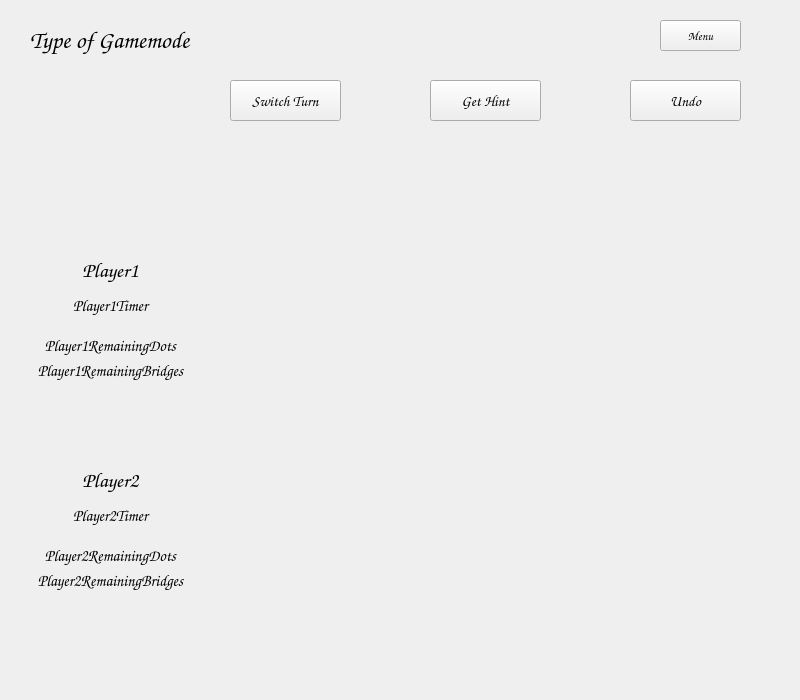
<?xml version="1.0" encoding="UTF-8"?>
<ui version="4.0">
 <class>GameScreenWidget</class>
 <widget class="QWidget" name="GameScreenWidget">
  <property name="geometry">
   <rect>
    <x>0</x>
    <y>0</y>
    <width>800</width>
    <height>700</height>
   </rect>
  </property>
  <property name="windowTitle">
   <string>Form</string>
  </property>
  <widget class="QLabel" name="gamemodeLabel">
   <property name="geometry">
    <rect>
     <x>30</x>
     <y>0</y>
     <width>291</width>
     <height>81</height>
    </rect>
   </property>
   <property name="font">
    <font>
     <family>Comic Sans MS</family>
     <pointsize>18</pointsize>
    </font>
   </property>
   <property name="text">
    <string>Type of Gamemode</string>
   </property>
  </widget>
  <widget class="QPushButton" name="menuButton">
   <property name="geometry">
    <rect>
     <x>660</x>
     <y>20</y>
     <width>81</width>
     <height>31</height>
    </rect>
   </property>
   <property name="font">
    <font>
     <family>Comic Sans MS</family>
     <pointsize>9</pointsize>
    </font>
   </property>
   <property name="text">
    <string>Menu</string>
   </property>
  </widget>
  <widget class="QWidget" name="gridLayoutWidget">
   <property name="geometry">
    <rect>
     <x>210</x>
     <y>180</y>
     <width>551</width>
     <height>481</height>
    </rect>
   </property>
   <layout class="QGridLayout" name="mainLayout"/>
  </widget>
  <widget class="QLabel" name="player1NameLabel">
   <property name="geometry">
    <rect>
     <x>10</x>
     <y>250</y>
     <width>201</width>
     <height>41</height>
    </rect>
   </property>
   <property name="font">
    <font>
     <family>Comic Sans MS</family>
     <pointsize>16</pointsize>
    </font>
   </property>
   <property name="autoFillBackground">
    <bool>false</bool>
   </property>
   <property name="text">
    <string>Player1</string>
   </property>
   <property name="scaledContents">
    <bool>false</bool>
   </property>
   <property name="alignment">
    <set>Qt::AlignCenter</set>
   </property>
  </widget>
  <widget class="QLabel" name="player1TimerLabel">
   <property name="geometry">
    <rect>
     <x>10</x>
     <y>290</y>
     <width>201</width>
     <height>31</height>
    </rect>
   </property>
   <property name="font">
    <font>
     <family>Comic Sans MS</family>
     <pointsize>12</pointsize>
    </font>
   </property>
   <property name="text">
    <string>Player1Timer</string>
   </property>
   <property name="alignment">
    <set>Qt::AlignCenter</set>
   </property>
  </widget>
  <widget class="QLabel" name="player2TimerLabel">
   <property name="geometry">
    <rect>
     <x>10</x>
     <y>500</y>
     <width>201</width>
     <height>31</height>
    </rect>
   </property>
   <property name="font">
    <font>
     <family>Comic Sans MS</family>
     <pointsize>12</pointsize>
    </font>
   </property>
   <property name="text">
    <string>Player2Timer</string>
   </property>
   <property name="alignment">
    <set>Qt::AlignCenter</set>
   </property>
  </widget>
  <widget class="QLabel" name="player2NameLabel">
   <property name="geometry">
    <rect>
     <x>10</x>
     <y>460</y>
     <width>201</width>
     <height>41</height>
    </rect>
   </property>
   <property name="font">
    <font>
     <family>Comic Sans MS</family>
     <pointsize>16</pointsize>
    </font>
   </property>
   <property name="autoFillBackground">
    <bool>false</bool>
   </property>
   <property name="text">
    <string>Player2</string>
   </property>
   <property name="scaledContents">
    <bool>false</bool>
   </property>
   <property name="alignment">
    <set>Qt::AlignCenter</set>
   </property>
  </widget>
  <widget class="QPushButton" name="switchTurnButton">
   <property name="geometry">
    <rect>
     <x>230</x>
     <y>80</y>
     <width>111</width>
     <height>41</height>
    </rect>
   </property>
   <property name="font">
    <font>
     <family>Comic Sans MS</family>
     <pointsize>11</pointsize>
    </font>
   </property>
   <property name="text">
    <string>Switch Turn</string>
   </property>
  </widget>
  <widget class="QLabel" name="gameMessageLabel">
   <property name="geometry">
    <rect>
     <x>180</x>
     <y>130</y>
     <width>621</width>
     <height>51</height>
    </rect>
   </property>
   <property name="font">
    <font>
     <family>Comic Sans MS</family>
     <pointsize>13</pointsize>
    </font>
   </property>
   <property name="autoFillBackground">
    <bool>false</bool>
   </property>
   <property name="text">
    <string/>
   </property>
   <property name="scaledContents">
    <bool>false</bool>
   </property>
   <property name="alignment">
    <set>Qt::AlignCenter</set>
   </property>
   <property name="wordWrap">
    <bool>true</bool>
   </property>
  </widget>
  <widget class="QLabel" name="player1RemainingDotsLabel">
   <property name="geometry">
    <rect>
     <x>10</x>
     <y>330</y>
     <width>201</width>
     <height>31</height>
    </rect>
   </property>
   <property name="font">
    <font>
     <family>Comic Sans MS</family>
     <pointsize>12</pointsize>
    </font>
   </property>
   <property name="text">
    <string>Player1RemainingDots</string>
   </property>
   <property name="alignment">
    <set>Qt::AlignCenter</set>
   </property>
  </widget>
  <widget class="QLabel" name="player1RemainingBridgesLabel">
   <property name="geometry">
    <rect>
     <x>10</x>
     <y>350</y>
     <width>201</width>
     <height>41</height>
    </rect>
   </property>
   <property name="font">
    <font>
     <family>Comic Sans MS</family>
     <pointsize>12</pointsize>
    </font>
   </property>
   <property name="text">
    <string>Player1RemainingBridges</string>
   </property>
   <property name="alignment">
    <set>Qt::AlignCenter</set>
   </property>
  </widget>
  <widget class="QLabel" name="player2RemainingDotsLabel">
   <property name="geometry">
    <rect>
     <x>10</x>
     <y>540</y>
     <width>201</width>
     <height>31</height>
    </rect>
   </property>
   <property name="font">
    <font>
     <family>Comic Sans MS</family>
     <pointsize>12</pointsize>
    </font>
   </property>
   <property name="text">
    <string>Player2RemainingDots</string>
   </property>
   <property name="alignment">
    <set>Qt::AlignCenter</set>
   </property>
  </widget>
  <widget class="QLabel" name="player2RemainingBridgesLabel">
   <property name="geometry">
    <rect>
     <x>10</x>
     <y>560</y>
     <width>201</width>
     <height>41</height>
    </rect>
   </property>
   <property name="font">
    <font>
     <family>Comic Sans MS</family>
     <pointsize>12</pointsize>
    </font>
   </property>
   <property name="text">
    <string>Player2RemainingBridges</string>
   </property>
   <property name="alignment">
    <set>Qt::AlignCenter</set>
   </property>
  </widget>
  <widget class="QPushButton" name="undoButton">
   <property name="geometry">
    <rect>
     <x>630</x>
     <y>80</y>
     <width>111</width>
     <height>41</height>
    </rect>
   </property>
   <property name="font">
    <font>
     <family>Comic Sans MS</family>
     <pointsize>11</pointsize>
    </font>
   </property>
   <property name="text">
    <string>Undo</string>
   </property>
  </widget>
  <widget class="QPushButton" name="getHintButton">
   <property name="geometry">
    <rect>
     <x>430</x>
     <y>80</y>
     <width>111</width>
     <height>41</height>
    </rect>
   </property>
   <property name="font">
    <font>
     <family>Comic Sans MS</family>
     <pointsize>11</pointsize>
    </font>
   </property>
   <property name="text">
    <string>Get Hint</string>
   </property>
  </widget>
 </widget>
 <resources/>
 <connections/>
</ui>
